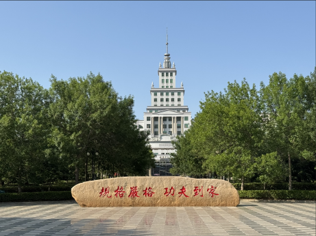
#> input picture code/4/building.bmp, 316 x 236 px
$ python P21-imageSingleChannel.py
#> lines starting #> are read from the running program, lines starting #| are printed output that depends on the picture
from PIL import Image
import numpy as np

def main():
    filename = 'building.bmp'
    try:
        with Image.open(filename) as img:
#> img is the input picture: PIL image 316x236 RGB; mean R, G, B 116.9, 129.7, 129.5
            img_array = np.array(img)
            red_channel_img = keep_single_channel(img_array, 'R')
            green_channel_img = keep_single_channel(img_array, 'G')
            blue_channel_img = keep_single_channel(img_array, 'B')

            Image.fromarray(red_channel_img).save('building_red.bmp')
            Image.fromarray(green_channel_img).save('building_green.bmp')
            Image.fromarray(blue_channel_img).save('building_blue.bmp')
            print("搞定！三张单通道图片已生成。")

    except FileNotFoundError:
        print(f"找不到文件 {filename}，请检查文件名或路径。")

# Keep single channel of a RGB image
def keep_single_channel(img_array, channel):
#> called with channel = 'R'
    channel_indice = {'R':0, 'G':1, 'B':2}  #indice means index
    index = channel_indice[channel]
    single_channel_image = np.zeros_like(img_array)

    # 一个图片数组的形状是这样的：[ 高度(行), 宽度(列), 颜色通道(层) ]
    # ... 代表“前面的行和列我都要，我只关心最后一个维度”
    single_channel_image[..., index] = img_array[..., index]
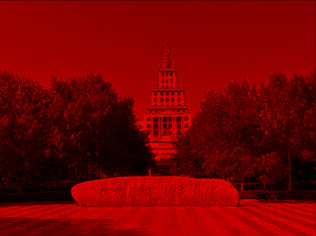
#> single_channel_image: shape (236, 316, 3); mean R, G, B 116.9, 0, 0
    # 也是对的：single_channel_image[: , :, index] = img_array[:, :, index]

    return single_channel_image


main()
#> call 2 of keep_single_channel, with channel = 'G'
#> in keep_single_channel (call 2), `single_channel_image[..., index] = img_array[..., index]`:
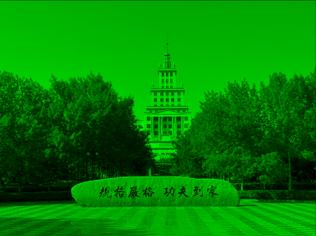
#> single_channel_image: shape (236, 316, 3); mean R, G, B 0, 129.7, 0
#> call 3 of keep_single_channel, with channel = 'B'
#> in keep_single_channel (call 3), `single_channel_image[..., index] = img_array[..., index]`:
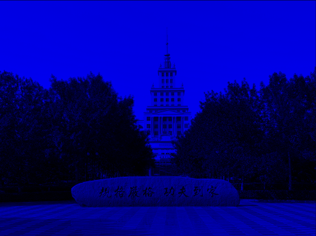
#> single_channel_image: shape (236, 316, 3); mean R, G, B 0, 0, 129.5
